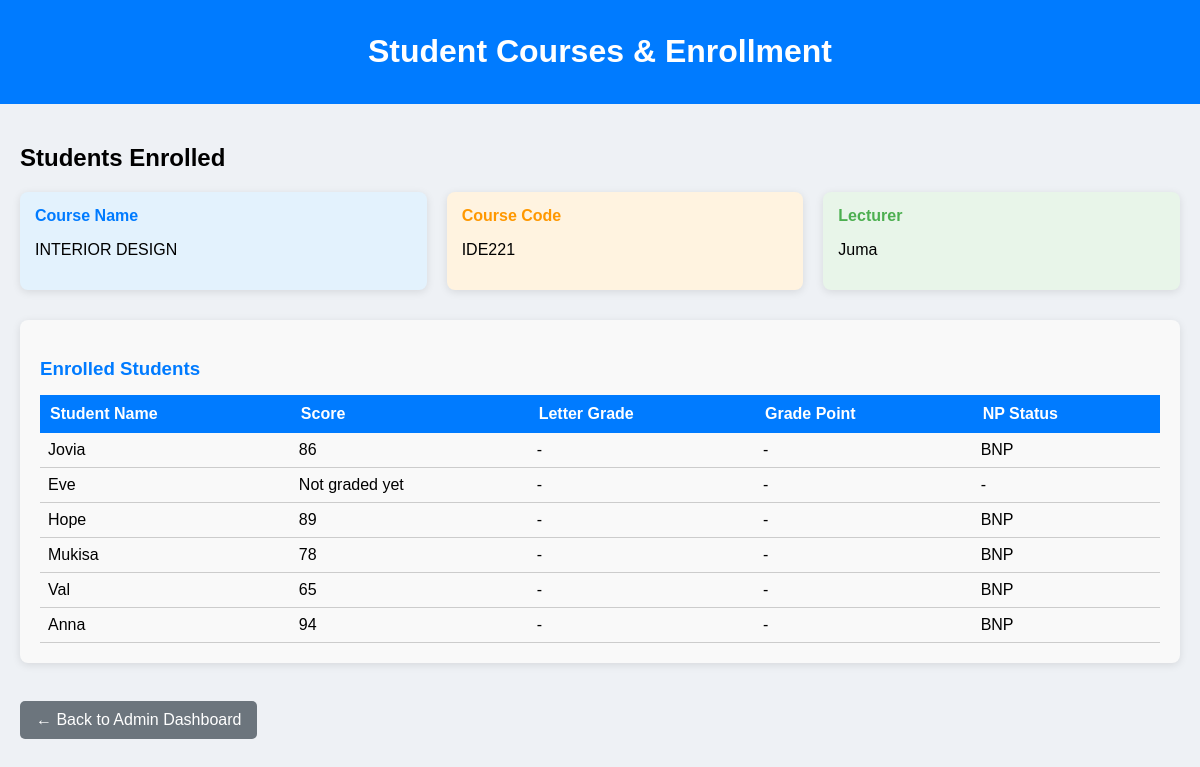
The app's page /reports/dashboard/admin/course/6/students/ (signed in), older data.
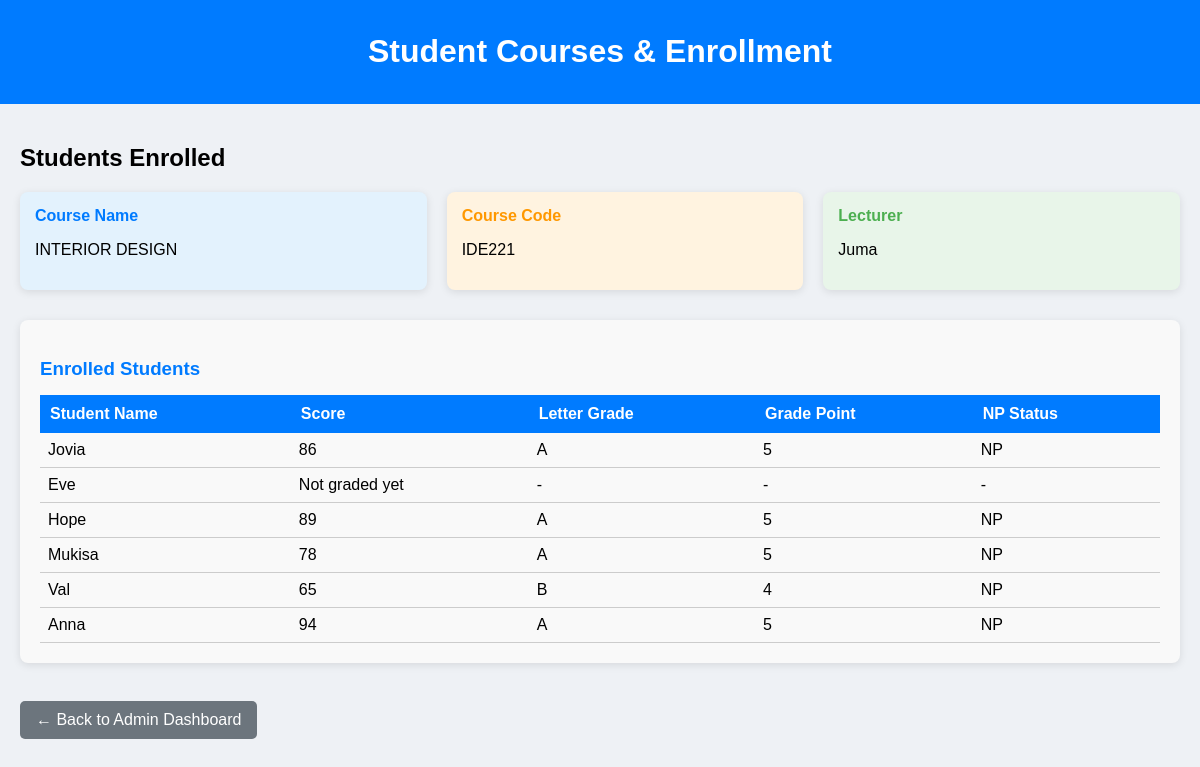
The same page, newer data.
### reports/models.py (models this page shows, shortened)
class Student(models.Model):
    user = models.OneToOneField(User, on_delete=models.CASCADE, null=True, blank=True)
    name = models.CharField(max_length=200)
    email = models.EmailField(unique=True)
    gpa = models.FloatField(default=0)  # New field for GPA

class Grade(models.Model):
    student = models.ForeignKey(Student, on_delete=models.CASCADE)
    course = models.ForeignKey(Course, on_delete=models.CASCADE)
    score = models.IntegerField()
    letter = models.CharField(max_length=2, blank=True)  # new field
    @property
    def grade_point(self):
        LETTER_POINTS = {
            'A': 5,
            'B': 4,
            'C': 3,
            'D': 2,
            'F': 0,
        }
        return LETTER_POINTS.get(self.letter, 0)
    @property
    def np_status(self):
        if self.letter in ['A', 'B', 'C', 'D']:
            return "NP"
        return "BNP"  # Not in Normal Progress

### reports/views.py (the view)
# urls.py: path('dashboard/admin/course/<int:course_id>/students/', views.admin_course_students, name='admin_course_students'),
@login_required
@user_passes_test(admin_required)
def admin_course_students(request, course_id):
    course = get_object_or_404(Course, id=course_id)
    students_from_m2m = list(course.students.all())
    students_from_grades = [grade.student for grade in Grade.objects.filter(course=course)]
    students = list({student.id: student for student in students_from_m2m + students_from_grades}.values())
    students_with_grades = []
    for student in students:
        grade = Grade.objects.filter(student=student, course=course).first()
        students_with_grades.append({'student': student, 'grade': grade})
    return render(request, 'reports/admin_course_students.html', {
        'course': course,
        'students_with_grades': students_with_grades
    })

### reports/templates/reports/admin_course_students.html
{% extends "reports/base.html" %}
{% block content %}
<div style="padding: 20px;">
    <h2>Students Enrolled </h2>
    <div style="display: flex; flex-wrap: wrap; gap: 20px; margin-top: 15px; margin-bottom: 30px;">
        <div class="card" style="flex: 1 1 200px; padding: 15px; border-radius: 8px;
                                 box-shadow: 0 2px 8px rgba(0,0,0,0.1); background: #e3f2fd;">
            <h4 style="margin:0; color:#007bff;">Course Name</h4>
            <p>{{ course.name }}</p>
        </div>
        <div class="card" style="flex: 1 1 150px; padding: 15px; border-radius: 8px;
                                 box-shadow: 0 2px 8px rgba(0,0,0,0.1); background: #fff3e0;">
            <h4 style="margin:0; color:#ff9800;">Course Code</h4>
            <p>{{ course.code }}</p>
        </div>
        <div class="card" style="flex: 1 1 150px; padding: 15px; border-radius: 8px;
                                 box-shadow: 0 2px 8px rgba(0,0,0,0.1); background: #e8f5e9;">
            <h4 style="margin:0; color:#4caf50;">Lecturer</h4>
            <p>{{ course.lecturer }}</p>
        </div>
    </div>
    <div class="card" style="padding: 20px; border-radius: 8px;
                            box-shadow: 0 2px 8px rgba(0,0,0,0.1); background: #f9f9f9; margin-top: 20px;">
        <h3 style="margin-bottom: 15px; color: #007bff;">Enrolled Students</h3>
        <table style="width: 100%; border-collapse: collapse; text-align: left;">
            <thead>
                <tr style="background: #007bff; color: white;">
                    <th style="padding: 10px;">Student Name</th>
                    <th style="padding: 10px;">Score</th>
                    <th style="padding: 10px;">Letter Grade</th>
                    <th style="padding: 10px;">Grade Point</th>
                    <th style="padding: 10px;">NP Status</th>
                </tr>
            </thead>
            <tbody>
                {% for entry in students_with_grades %}
                <tr style="border-bottom: 1px solid #ccc;">
                    <td style="padding: 8px;">{{ entry.student.name }}</td>
                    <td style="padding: 8px;">{{ entry.grade.score|default:"Not graded yet" }}</td>
                    <td style="padding: 8px;">{{ entry.grade.letter|default:"-" }}</td>
                    <td style="padding: 8px;">{{ entry.grade.grade_point|default:"-" }}</td>
                    <td style="padding: 8px;">{{ entry.grade.np_status|default:"-" }}</td>
                </tr>
                {% empty %}
                <tr>
                    <td colspan="5" style="padding: 10px; text-align:center; color: #888;">No students enrolled yet.</td>
                </tr>
                {% endfor %}
            </tbody>
        </table>
    </div>
    <br>
    <a href="{% url 'admin_dashboard' %}"
       style="color: white; background: #6c757d; padding: 10px 16px; border-radius: 5px; text-decoration: none; display:inline-block; margin-top: 20px;">
       ← Back to Admin Dashboard
    </a>
</div>
{% endblock %}

Row changes from the older to the newer data that the page shows:
changed through a linked row, Student "Jovia": grade.letter "-" → "A"; grade.grade_point "-" → "5"; grade.np_status "BNP" → "NP"
changed through a linked row, Student "Hope": grade.letter "-" → "A"; grade.grade_point "-" → "5"; grade.np_status "BNP" → "NP"
changed through a linked row, Student "Mukisa": grade.letter "-" → "A"; grade.grade_point "-" → "5"; grade.np_status "BNP" → "NP"
changed through a linked row, Student "Val": grade.letter "-" → "B"; grade.grade_point "-" → "4"; grade.np_status "BNP" → "NP"
changed through a linked row, Student "Anna": grade.letter "-" → "A"; grade.grade_point "-" → "5"; grade.np_status "BNP" → "NP"
